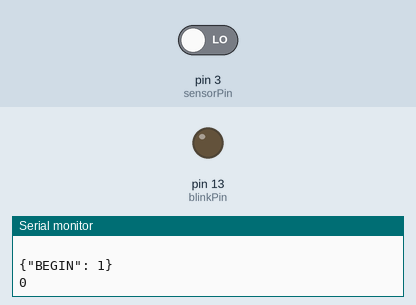
Recording of a sketch running on a simulated Arduino Uno, built with avr-gcc and run on an emulated ATmega328P. Parts: output pins drawn as LEDs (lit = HIGH), the last lines printed to the serial monitor. The inputs (shaded band) are chosen by the test bench; at power-on: pin 3 (sensorPin) LOW.

Above: at 1.2 s.
1.3 s: pin 3 (sensorPin) driven HIGH
At 2.3 s:
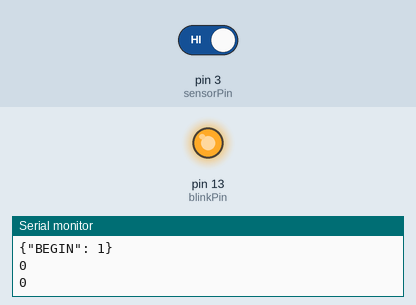
2.8 s: pin 3 (sensorPin) driven LOW
At 3.5 s:
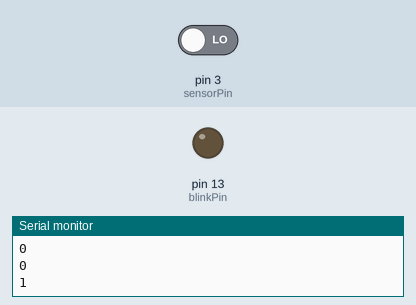
Timing chart, 0 to 5.8 s (numbered marks = the images above; inputs shaded):
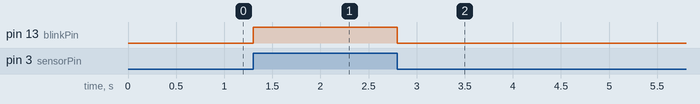

The sketch:

minimal.ino
```cpp
// (licence header left out)
#include "Timer.h"

Timer t;

const int sensorPin = 3;
const int blinkPin  = 13;

unsigned long counter, outsidePulse, insidePulse;
boolean inPulse;

/**
 * The default setup
 */
void setup()
{
    counter      = 0;
    insidePulse  = 0;
    outsidePulse = 0;
    inPulse      = false;

    pinMode(blinkPin, OUTPUT);

    int tickEvent = t.every(1000, sendUpdate, (void*)2);

    Serial.begin(115200);
    Serial.flush();
    Serial.println("                                    ");
    Serial.println("{\"BEGIN\": 1}");
    Serial.flush();
}

void loop()
{
    boolean       light = digitalRead(sensorPin);
    unsigned long time  = millis();
    unsigned int  length;

    if (light == HIGH && inPulse == false) {
        digitalWrite(blinkPin, HIGH);

        insidePulse = time;
        inPulse = true;
    } else if (light == LOW  && inPulse == true) {
        digitalWrite(blinkPin, LOW);

        outsidePulse = time;
        length       = outsidePulse - insidePulse;

        // count pulse if length is at least 6ms.
        if (length > 5) {
            inPulse = false;
            counter++;
        }
    }

    t.update();
}

void sendUpdate(void* context)
{
    Serial.println(counter);
    counter = 0;
}

/*
 * MIT LICENSE
 *
 * Copyright (C) 2013-2015 Thomas Malt <thomas@malt.no>
 *
 * Permission is hereby granted, free of charge, to any person obtaining
 * a copy of this software and associated documentation files (the
 * "Software"), to deal in the Software without restriction, including
 * without limitation the rights to use, copy, modify, merge, publish,
 * distribute, sublicense, and/or sell copies of the Software, and to permit
 * persons to whom the Software is furnished to do so, subject to the
 * following conditions:
 *
 * The above copyright notice and this permission notice shall be included
 * in all copies or substantial portions of the Software.
 *
 * THE SOFTWARE IS PROVIDED "AS IS", WITHOUT WARRANTY OF ANY KIND, EXPRESS
 * OR IMPLIED, INCLUDING BUT NOT LIMITED TO THE WARRANTIES OF
 * MERCHANTABILITY, FITNESS FOR A PARTICULAR PURPOSE AND NONINFRINGEMENT.
 * IN NO EVENT SHALL THE AUTHORS OR COPYRIGHT HOLDERS BE LIABLE FOR ANY
 * CLAIM, DAMAGES OR OTHER LIABILITY, WHETHER IN AN ACTION OF CONTRACT,
 * TORT OR OTHERWISE, ARISING FROM, OUT OF OR IN CONNECTION WITH THE SOFTWARE
 * OR THE USE OR OTHER DEALINGS IN THE SOFTWARE.
 */
```

Measured:
- after the input at 1.3 s, pin 13 (blinkPin): LOW → HIGH at once
- after the input at 2.8 s, pin 13 (blinkPin): HIGH → LOW at once
